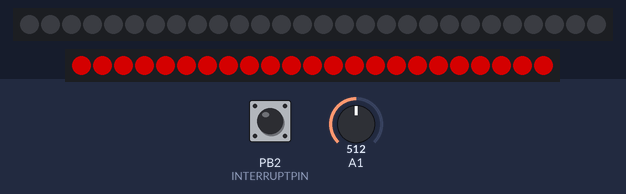
A sketch run on a simulated ATtiny85, built with avr-gcc and run on an emulated ATtiny85. Shown: 28 RGB LEDs in strip order, left to right, 23 RGB LEDs in strip order, left to right. Inputs (shaded band) come from the test bench; at power-on: A1 = 512, PB2 (INTERRUPTPIN) HIGH. Dim RGB values are drawn brighter than linear; EEPROM starts erased.

Above: at 1.2 s.
1.3 s: A1 set to 0
At 2.0 s:
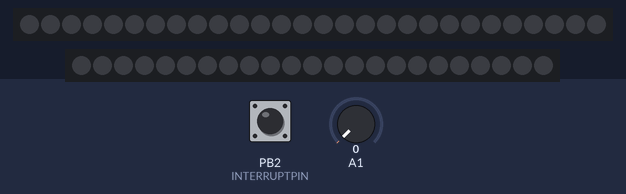
2.8 s: A1 set to 122
At 4.0 s:
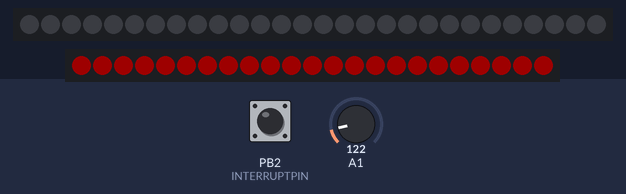
4.3 s: PB2 (INTERRUPTPIN) pulled LOW for 0.15 s
At 5.5 s:
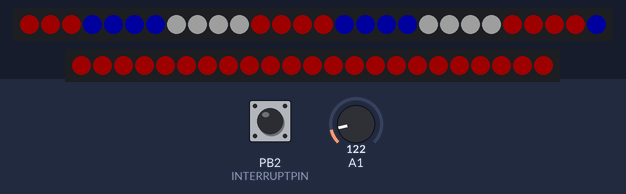
5.9 s: PB2 (INTERRUPTPIN) pulled LOW for 1 s
At 7.2 s:
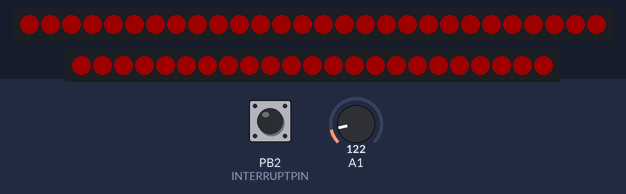
8.4 s: PB2 (INTERRUPTPIN) pulled LOW for 0.15 s
At 9.7 s:
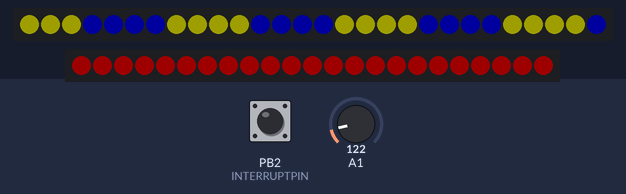
10.0 s: PB2 (INTERRUPTPIN) pulled LOW for 3.2 s
At 13.5 s:
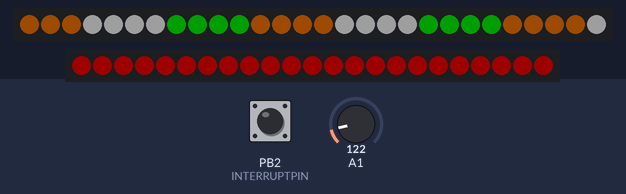
Timing chart, 0 to 15.0 s (numbered marks = the images above; inputs shaded):
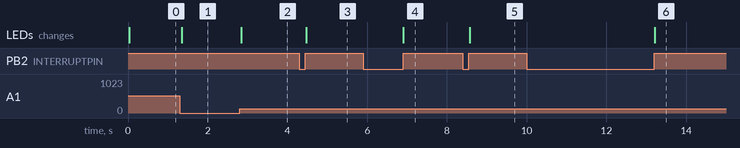

The sketch:

rgbscooter.ino
```cpp
// Simple strand test for Adafruit Dot Star RGB LED strip.
// This is a basic diagnostic tool, NOT a graphics demo...helps confirm
// correct wiring and tests each pixel's ability to display red, green
// and blue and to forward data down the line.  By limiting the number
// and color of LEDs, it's reasonably safe to power a couple meters off
// the Arduino's 5V pin.  DON'T try that with other code!

#include <Adafruit_DotStar.h>
// Because conditional #includes don't work w/Arduino sketches...
#include <SPI.h>         // COMMENT OUT THIS LINE FOR GEMMA OR TRINKET
//#include <avr/power.h> // ENABLE THIS LINE FOR GEMMA OR TRINKET
#include <EEPROM.h>

#define NUMPIXELS 28 // Number of LEDs in strip
#define NUMPIXELS2 23 // Number of LEDs in strip
// Here's how to control the LEDs from any two pins:
#define DATAPIN    4
#define CLOCKPIN   5
#define DATAPIN2    6
#define CLOCKPIN2   7

Adafruit_DotStar strip(NUMPIXELS, DATAPIN, CLOCKPIN, DOTSTAR_BGR);
Adafruit_DotStar strip2(NUMPIXELS2, DATAPIN2, CLOCKPIN2, DOTSTAR_BGR);

#define INTERRUPTPIN   2

// The last parameter is optional -- this is the color data order of the
// DotStar strip, which has changed over time in different production runs.
// Your code just uses R,G,B colors, the library then reassigns as needed.
// Default is DOTSTAR_BRG, so change this if you have an earlier strip.

// Hardware SPI is a little faster, but must be wired to specific pins
// (Arduino Uno = pin 11 for data, 13 for clock, other boards are different).
//Adafruit_DotStar strip(NUMPIXELS, DOTSTAR_BRG);

int      head  = 0, tail = -10; // Index of first 'on' and 'off' pixels
uint32_t color = 0xFF0000;      // 'On' color (starts red)
int hue = 0;
int orghue = 0;
int brightness = 0;
int prevRead = 0;
volatile int programSelection;

int index = 0;


void setup() {
  pinMode(INTERRUPTPIN, INPUT_PULLUP);
  attachInterrupt(digitalPinToInterrupt(INTERRUPTPIN), changeProgram, RISING);


#if defined(__AVR_ATtiny85__) && (F_CPU == 16000000L)
  clock_prescale_set(clock_div_1); // Enable 16 MHz on Trinket
#endif
  strip.begin(); // Initialize pins for output
  strip.show();  // Turn all LEDs off ASAP
  strip2.begin(); // Initialize pins for output
  strip2.show();  // Turn all LEDs off ASAP
  programSelection = EEPROM.read(1);
}

// Runs 10 LEDs at a time along strip, cycling through red, green and blue.
// This requires about 200 mA for all the 'on' pixels + 1 mA per 'off' pixel.


void loop() {
  brightness = (analogRead(A1))/(4);
  if(abs(brightness-prevRead) < 4) {
    brightness = prevRead;
  } else {
    prevRead = brightness;
  }
  switch(programSelection) {
    case 0: redWhiteBlue(); break;
    case 1: red(); break;
    case 2: blueYellow(); break;
    case 3: orangeWhiteGreen(); break;
    case 4: linasTerribleSuggestion(); break;
  }
  delay(20);
  redStrip2();
  //orangeWhiteGreen();
  //color = strip.ColorHSV(orghue, 255, brightness);
  //orghue = orghue + 50;
  //if(orghue > 65520) {
  //  orghue = 0;
  //}
  //hue = orghue;
  //for(int i = 0; i < NUMPIXELS; i++) {
  //  hue = hue + 100;
  //  color = strip.ColorHSV(hue, 255, brightness);
  //  strip.setPixelColor(i, color); // 'On' pixel at head
  //  strip2.setPixelColor(i, color); // 'On' pixel at head
  //}
  //strip.show();                     // Refresh strip
}

void changeProgram() {
  programSelection++;
  if(programSelection > 4) {
    programSelection = 0;
  }
  EEPROM.write(1,programSelection);
}

void redWhiteBlue() {
  color = strip.ColorHSV(0,255, brightness);
  int flag = 0;
  int counter = 0;
   for(int i = 0; i < NUMPIXELS; i++) {
    counter++;
    if(counter > 3) {
      flag++;
      if(flag > 2) {
        flag = 0;
      }
      counter = 0;
    }
    switch(flag) {
      case 0: color = strip.ColorHSV(0,255, brightness); break;
      case 1: color = strip.ColorHSV(43690,255, brightness); break;
      case 2: color = strip.ColorHSV(10922,0, brightness); break;
    }
    //color = strip.ColorHSV(hue, 255, brightness);
    strip.setPixelColor(i, color); // 'On' pixel at head
    //strip2.setPixelColor(i, color); // 'On' pixel at head
  }
  strip.show();
}

void red() {
  color = strip.ColorHSV(0,255, brightness);
   for(int i = 0; i < NUMPIXELS; i++) {
    strip.setPixelColor(i, color); // 'On' pixel at head
    //strip2.setPixelColor(i, color); // 'On' pixel at head
  }
  strip.show();
}

void redStrip2() {
  color = strip.ColorHSV(0,255, brightness);
   for(int i = 0; i < NUMPIXELS; i++) {
    strip2.setPixelColor(i, color); // 'On' pixel at head
    //strip2.setPixelColor(i, color); // 'On' pixel at head
  }
  strip2.show();
}

void blueYellow() {
  color = strip.ColorHSV(0,255, brightness);
  int flag = 0;
  int counter = 0;
   for(int i = 0; i < NUMPIXELS; i++) {
    counter++;
    if(counter > 3) {
      flag++;
      if(flag > 1) {
        flag = 0;
      }
      counter = 0;
    }
    switch(flag) {
      case 0: color = strip.ColorHSV(10922,255, brightness); break;
      case 1: color = strip.ColorHSV(43690,255, brightness); break;
    }
    //color = strip.ColorHSV(hue, 255, brightness);
    strip.setPixelColor(i, color); // 'On' pixel at head
    //strip2.setPixelColor(i, color); // 'On' pixel at head
  }
  strip.show();
}

void orangeWhiteGreen() {
  color = strip.ColorHSV(0,255, brightness);
  int flag = 0;
  int counter = 0;
   for(int i = 0; i < NUMPIXELS; i++) {
    counter++;
    if(counter > 3) {
      flag++;
      if(flag > 2) {
        flag = 0;
      }
      counter = 0;
    }
    switch(flag) {
      case 0: color = strip.ColorHSV(5000,255, brightness); break;
      case 1: color = strip.ColorHSV(43690,0, brightness); break;
      case 2: color = strip.ColorHSV(21500,255, brightness); break;
    }
    //color = strip.ColorHSV(hue, 255, brightness);
    strip.setPixelColor(i, color); // 'On' pixel at head
    //strip2.setPixelColor(i, color); // 'On' pixel at head
  }
  strip.show();
}

void linasTerribleSuggestion() {
  color = strip.ColorHSV(0,255, brightness);
  int flag = 0;
  int counter = 0;
   for(int i = 0; i < NUMPIXELS; i++) {
    counter++;
    if(counter > 3) {
      flag++;
      if(flag > 1) {
        flag = 0;
      }
      counter = 0;
    }
    switch(flag) {
      case 0: color = strip.ColorHSV(43690,0, brightness); break;
      case 1: color = strip.ColorHSV(5000,255, brightness); break;
    }
    //color = strip.ColorHSV(hue, 255, brightness);
    strip.setPixelColor(i, color); // 'On' pixel at head
    //strip2.setPixelColor(i, color); // 'On' pixel at head
  }
  strip.show();
}
```

Measured:
- after the input at 1.3 s, the LEDs: change at once (image 1)
- after the input at 2.8 s, the LEDs: change at once (image 2)
- after the input at 4.3 s, the LEDs: change after 0.18 s (image 3)
- after the input at 5.9 s, the LEDs: change after 1.0 s (image 4)
- after the input at 8.4 s, the LEDs: change after 0.17 s (image 5)
- after the input at 10.0 s, the LEDs: change after 3.2 s (image 6)
